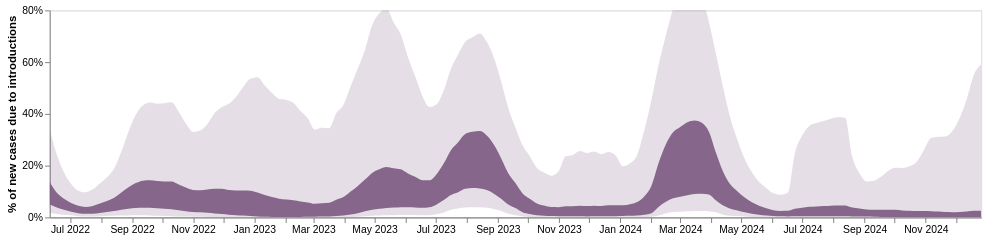

Notebook cell for this chart:
### Code cell
line1 = alt.Chart(summary_percent_df).mark_area(interpolate='monotone', opacity = 0.9, clip = True, color = "#7c5981").encode(
    alt.X('date:T', axis=alt.Axis(title="",tickCount = "month",grid=False,  format="%b %Y")),
    alt.Y('lower_hpd_log_50_MA',title = "% of new cases due to introductions", axis=alt.Axis( grid=False, format='%', ), scale=alt.Scale(domain=(0.0, 0.8))),
    alt.Y2('upper_hpd_log_50_MA' )
).properties(
    width=900,
    height=200
)

band = alt.Chart(summary_percent_df).mark_area(interpolate='monotone', opacity = 0.2, clip = True, color = "#7c5981").encode(
    alt.X('date:T', axis=alt.Axis(title="",tickCount = "month",grid=False,  format="%b %Y")),
    alt.Y('lower_hpd_log_95_MA',title = "% of new cases due to introductions", axis=alt.Axis( grid=False, format='%', ), scale=alt.Scale(domain=(0.0, 0.8))),
    alt.Y2('upper_hpd_log_95_MA' )
).properties(
    width=900,
    height=200
)


intro_plot = (line1 + band).resolve_scale(y= "shared") ; intro_plot

### Figure 1 — Vega-Lite specification as saved in the notebook (floating-point values rounded to 4 significant figures; data arrays with more than 128 entries replaced by an {"elided": "..."} marker saying what was removed)
{"config": {"view": {"continuousWidth": 400, "continuousHeight": 300}}, "layer": [{"mark": {"type": "area", "clip": true, "color": "#7c5981", "interpolate": "monotone", "opacity": 0.9}, "encoding": {"x": {"axis": {"format": "%b %Y", "grid": false, "tickCount": "month", "title": ""}, "field": "date", "type": "temporal"}, "y": {"axis": {"format": "%", "grid": false}, "field": "lower_hpd_log_50_MA", "scale": {"domain": [0.0, 0.8]}, "title": "% of new cases due to introductions", "type": "quantitative"}, "y2": {"field": "upper_hpd_log_50_MA"}}, "height": 200, "width": 900}, {"mark": {"type": "area", "clip": true, "color": "#7c5981", "interpolate": "monotone", "opacity": 0.2}, "encoding": {"x": {"axis": {"format": "%b %Y", "grid": false, "tickCount": "month", "title": ""}, "field": "date", "type": "temporal"}, "y": {"axis": {"format": "%", "grid": false}, "field": "lower_hpd_log_95_MA", "scale": {"domain": [0.0, 0.8]}, "title": "% of new cases due to introductions", "type": "quantitative"}, "y2": {"field": "upper_hpd_log_95_MA"}}, "height": 200, "width": 900}], "data": {"name": "data-1b7ba5ec61313be3d3450efc1fd39c15"}, "resolve": {"scale": {"y": "shared"}}, "$schema": "https://vega.github.io/schema/vega-lite/v4.17.0.json", "datasets": {"data-1b7ba5ec61313be3d3450efc1fd39c15": {"elided": "131 records"}}}
